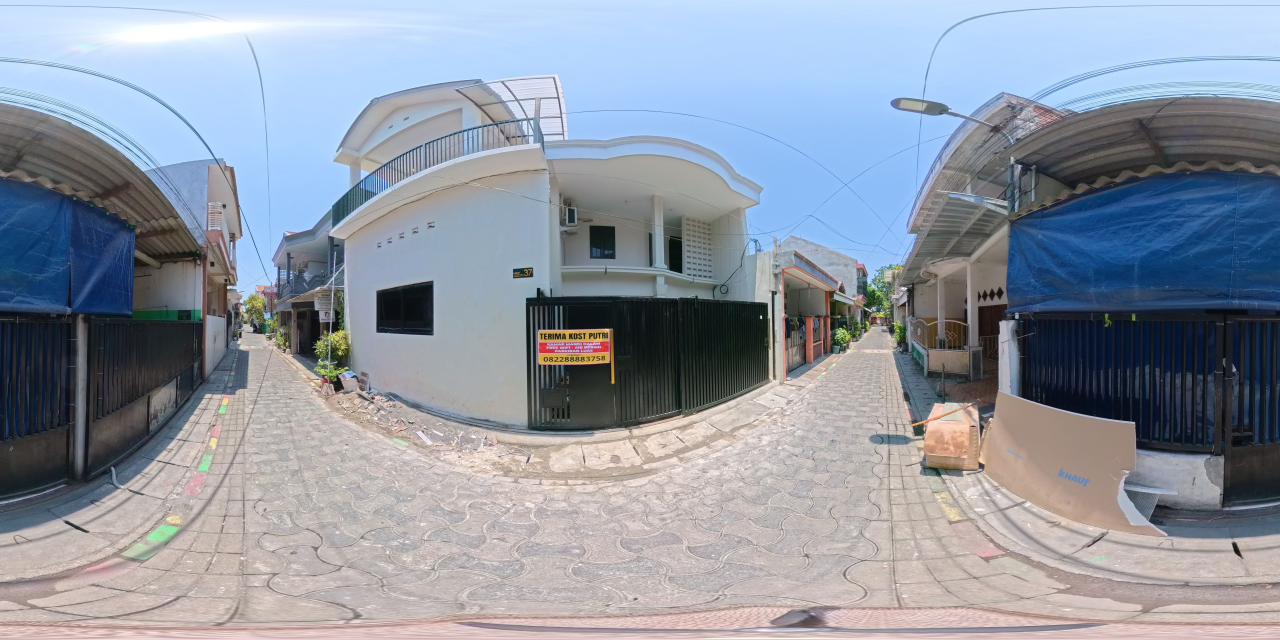
#> input picture images/360/depan-web.jpg, 5120 x 2560 px (shown at 1/4 size); its folder holds only this picture in this run
$ python optimize_images.py ../images/360/depan-web.jpg
#> lines starting #> are read from the running program, lines starting #| are printed output that depends on the picture
#!/usr/bin/env python3
"""
Siapkan foto untuk website Apel Kos.

Membuat 3 versi dari setiap foto:
  <nama>-web.jpg   dipakai viewer 360 / lightbox
  thumbs/<nama>.jpg dipakai kartu pilihan 360 & grid galeri
  (file master aslinya TIDAK diubah, jangan dihapus dari komputer)

Pakai:
  # semua foto
  python3 tools/optimize_images.py

  # hanya satu foto
  python3 tools/optimize_images.py images/360/kontrakankamar1.jpg --long 200 --lat -5

  # hanya galeri (foto biasa)
  python3 tools/optimize_images.py images/galeri/dapur.jpg

 Kenapa perlu diperkecil:
  Foto panorama 7680x3840 dari kamera Insta360 beratnya 9-12 MB satu file.
  Enam panorama sekaligus = 60 MB. Di HP itu halaman galeri bisa sangat
  berat dan banyak pengunjung menutup tab sebelum selesai memuat.

 Metadata panorama (XMP GPano) TIDAK dibuang supaya file tetap
 dikenali sebagai photo sphere.
"""
import os
import sys
from PIL import Image

ROOT = os.path.dirname(os.path.dirname(os.path.abspath(__file__)))

# --- panorama 360 (equirectangular) ---
PANO_WEB_WIDTH = 5120   # 7680 -> 5120, hampir tidak kelihatan bedanya
PANO_WEB_QUALITY = 78

# --- foto biasa ---
FLAT_WEB_WIDTH = 1600
FLAT_WEB_QUALITY = 80

# --- thumbnail kartu ---
THUMB_W = 480
THUMB_H = 270          # 16:9
THUMB_QUALITY = 74
THUMB_VIEW_DEG = 96    # lebar sudut pandang thumbnail (derajat)


def human(size):
    return "%.2f MB" % (size / 1048576)


def fit_width(im, width):
    if im.width <= width:
        return im
    return im.resize((width, max(1, round(width * im.height / im.width))),
                     Image.LANCZOS)


def save_jpg(im, path, quality, keep_meta=False):
    kw = dict(quality=quality, optimize=True, progressive=True)
    if keep_meta:
        if im.info.get("xmp"):
            kw["xmp"] = im.info["xmp"]
        if im.info.get("exif"):
            kw["exif"] = im.info["exif"]
    os.makedirs(os.path.dirname(path), exist_ok=True)
    im.convert("RGB").save(path, "JPEG", **kw)
    return path


def pano_thumb(im, long_deg, lat_deg):
    """
    Potret sebagian bola 360 mengikuti arah pandang (long/lat),
    sama dengan setting awal viewer, supaya kartu choisirnya
   商人 resemble foto yang muncul saat dibuka.

    long 0   = tengah foto, 90 = ke kanan, 180 = belakang, 270/-90 = ke kiri
    lat  0   = horizon, negatif = sedikit menunduk
    """
    w, h = im.size
    view_w = THUMB_VIEW_DEG / 360.0
    # foto equirectangular selalu 2:1, jadi tinggi sudut = lebar sudut / 2
    view_h = view_w * 0.5

    x = (0.5 + (long_deg % 360) / 360.0) * w - view_w * w / 2
    y = (0.5 - lat_deg / 180.0) * h - view_h * h / 2

    left = int(round(min(max(x, 0), w - view_w * w)))
    top = int(round(min(max(y, 0), h - view_h * h)))
    right = int(round(min(left + view_w * w, w)))
    bottom = int(round(min(top + view_h * h, h)))

    crop = im.crop((left, top, right, bottom))
    return crop.resize((THUMB_W, THUMB_H), Image.LANCZOS)


def flat_thumb(im):
    """Potong tengah rasio 16:9 lalu perkecil."""
    w, h = im.size
    target = THUMB_W / THUMB_H
    if w / h > target:
        nw = int(round(h * target))
        left = (w - nw) // 2
        crop = im.crop((left, 0, left + nw, h))
    else:
        nh = int(round(w / target))
        top = int((h - nh) * 0.35)          # ambil sedikit ke atas (subjek)
        crop = im.crop((0, top, w, min(h, top + nh)))
    return crop.resize((THUMB_W, THUMB_H), Image.LANCZOS)


def process(src, long_deg=0, lat_deg=0):
#> called with src = 'images/360/depan-web.jpg', long_deg = 0, lat_deg = 0
    name = os.path.splitext(os.path.basename(src))[0]
    is_pano = os.sep + "360" + os.sep in src + os.sep
    rel = os.path.relpath(src, ROOT)
    if not os.path.exists(src):
        print("  Lewati (tidak ada):", rel)
        return

    im = Image.open(src)
#> im is the input picture: PIL image 5120x2560 RGB; mean R, G, B 143, 150.5, 162.8
    w, h = im.size
#> w = 5120; h = 2560
    before = os.path.getsize(src)

    if is_pano:
        ratio = w / h
#> ratio = 2
        if abs(ratio - 2.0) > 0.03:
            print("  PERINGATAN %s rasio %dx%d = %.3f:1, bukan 2:1" % (name, w, h, ratio))
        web = save_jpg(fit_width(im, PANO_WEB_WIDTH),
                       os.path.join(ROOT, "images/360", name + "-web.jpg"),
                       PANO_WEB_QUALITY, keep_meta=True)
#> in save_jpg, `kw = dict(quality=quality, optimize=True, progressive=True)`: kw = {'quality': 78, 'optimize': True, 'progressive': True}
        save_jpg(pano_thumb(im, long_deg, lat_deg),
                 os.path.join(ROOT, "images/360/thumbs", name + ".jpg"),
                 THUMB_QUALITY)
#> in pano_thumb, `crop = im.crop((left, top, right, bottom))`:
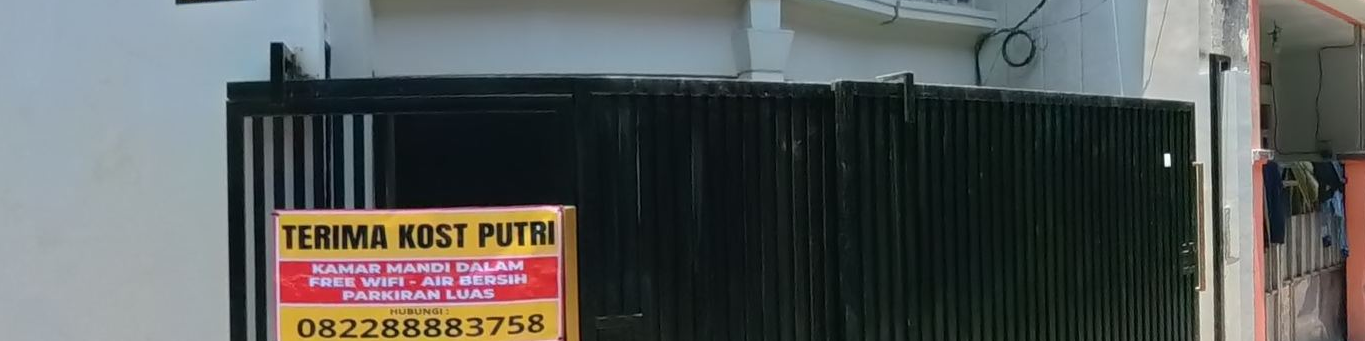
#> crop: PIL image 1365x341 RGB; mean R, G, B 87.1, 90, 88.6
#> in pano_thumb, `return crop.resize((THUMB_W, THUMB_H), Image.LANCZOS)`:
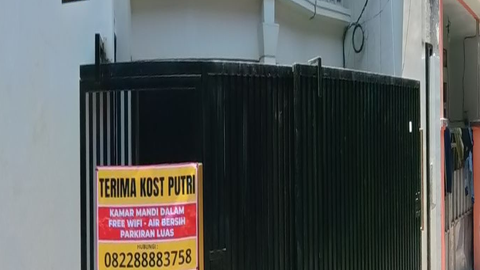
#> returned value: PIL image 480x270 RGB; mean R, G, B 87.1, 90, 88.6
    else:
        web = save_jpg(fit_width(im, FLAT_WEB_WIDTH),
                       os.path.join(ROOT, "images/galeri", name + "-web.jpg"),
                       FLAT_WEB_QUALITY)
        save_jpg(flat_thumb(im),
                 os.path.join(ROOT, "images/galeri/thumbs", name + ".jpg"),
                 THUMB_QUALITY)

    after = os.path.getsize(web)
#> after = 1404053
    print("  %-24s %dx%d %8s  ->  %-30s %8s  (hemat %d%%)"
          % (name, w, h, human(before),
             os.path.relpath(web, ROOT), human(after),
             round(100 * (1 - after / before)) if before else 0))
#|   depan-web                5120x2560  1.34 MB  ->  images/360/depan-web-web.jpg    1.34 MB  (hemat 0%)


def collect(args):
    if args:
        return [os.path.abspath(a) for a in args]
    found = []
    for folder in ("images/360", "images/galeri"):
        d = os.path.join(ROOT, folder)
        if not os.path.isdir(d):
            continue
        for f in sorted(os.listdir(d)):
            if f.lower().endswith((".jpg", ".jpeg", ".png")) and "-web" not in f:
                found.append(os.path.join(d, f))
    return found


if __name__ == "__main__":
    argv = sys.argv[1:]
    long_deg, lat_deg = 0, 0
    if "--long" in argv:
        long_deg = float(argv[argv.index("--long") + 1])
    if "--lat" in argv:
        lat_deg = float(argv[argv.index("--lat") + 1])
    files = [a for a in argv if not a.startswith("-")]
    if "--long" in argv:
        files = [a for a in files if a not in (str(long_deg),)]
    if "--lat" in argv:
        files = [a for a in files if a not in (str(lat_deg),)]

    files = collect(files)
    if not files:
        raise SystemExit(__doc__)

    print("Memproses %d foto...\n" % len(files))
    for f in files:
        process(f, long_deg, lat_deg)
    print("\nSelesai. File master tidak diubah.")

$ run again, on images/360/kontrakanteras-web.jpg
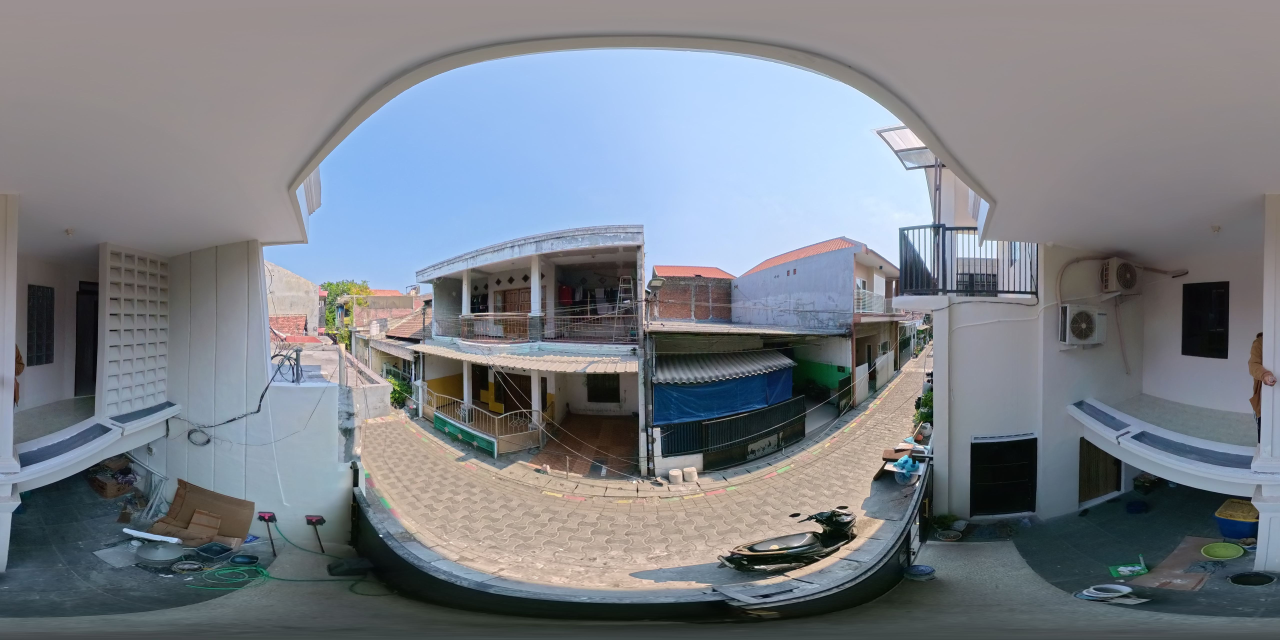
#> input picture images/360/kontrakanteras-web.jpg, 5120 x 2560 px (shown at 1/4 size)
#> in process, im is the input picture: PIL image 5120x2560 RGB; mean R, G, B 122, 127, 134.6
#> kw = {'quality': 78, 'optimize': True, 'progressive': True}
#> in pano_thumb, `crop = im.crop((left, top, right, bottom))`:
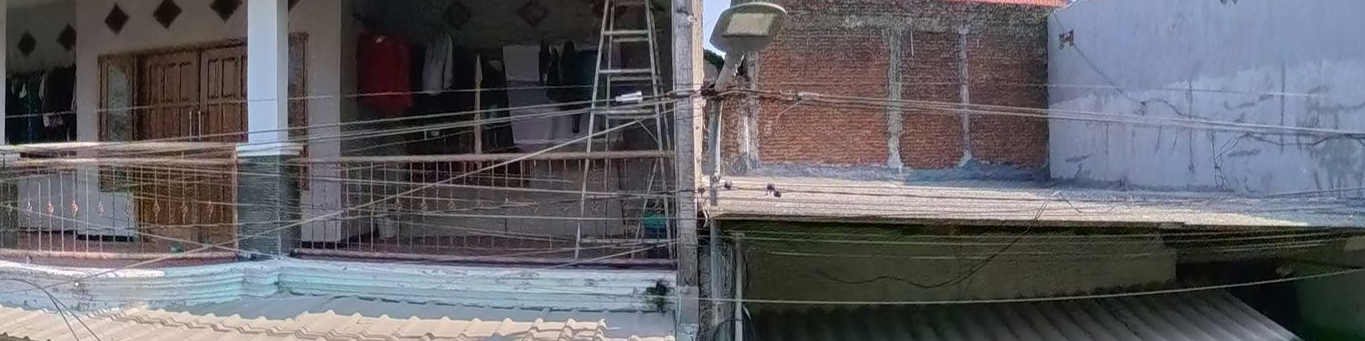
#> crop: PIL image 1365x341 RGB; mean R, G, B 97.7, 96.4, 101.4
#> in pano_thumb, `return crop.resize((THUMB_W, THUMB_H), Image.LANCZOS)`:
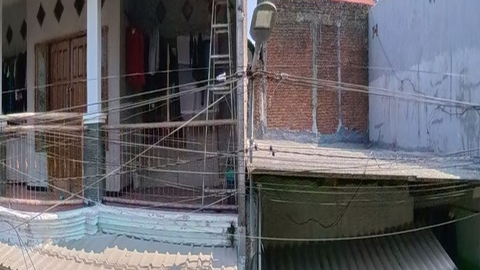
#> returned value: PIL image 480x270 RGB; mean R, G, B 97.7, 96.4, 101.4
#> after = 954636
#|   kontrakanteras-web       5120x2560  0.91 MB  ->  images/360/kontrakanteras-web-web.jpg  0.91 MB  (hemat 0%)

$ run again, on images/360/tandonjemuranjpg-web.jpg
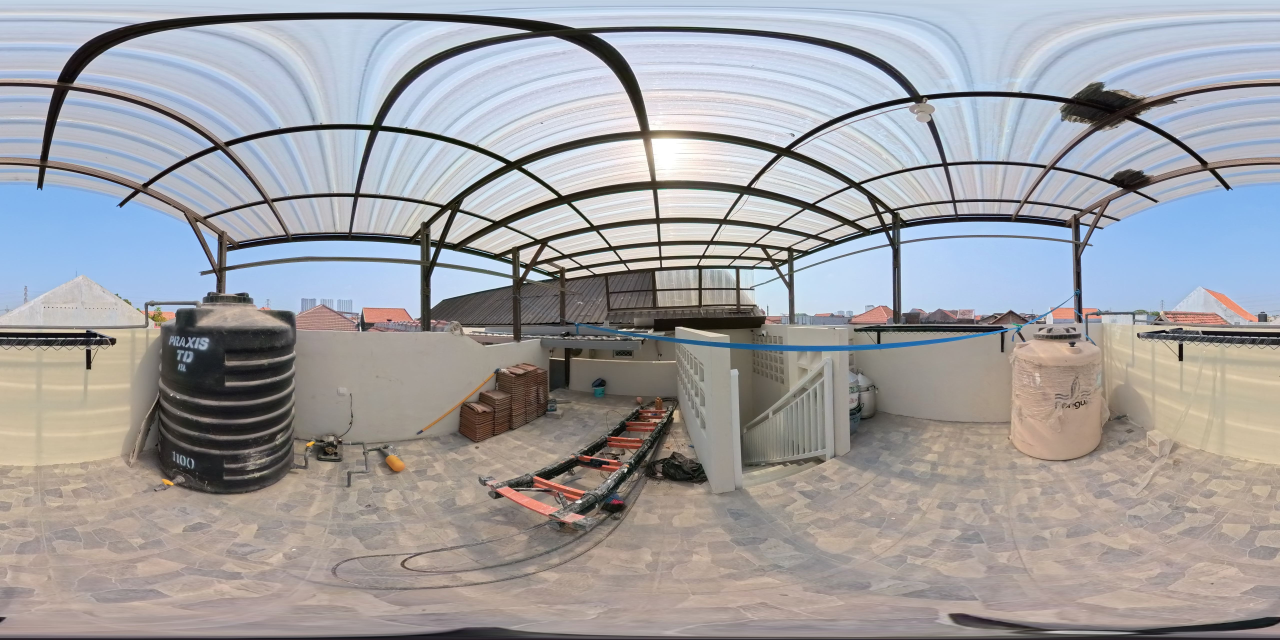
#> input picture images/360/tandonjemuranjpg-web.jpg, 5120 x 2560 px (shown at 1/4 size)
#> in process, im is the input picture: PIL image 5120x2560 RGB; mean R, G, B 159.7, 159, 161.9
#> kw = {'quality': 78, 'optimize': True, 'progressive': True}
#> in pano_thumb, `crop = im.crop((left, top, right, bottom))`:
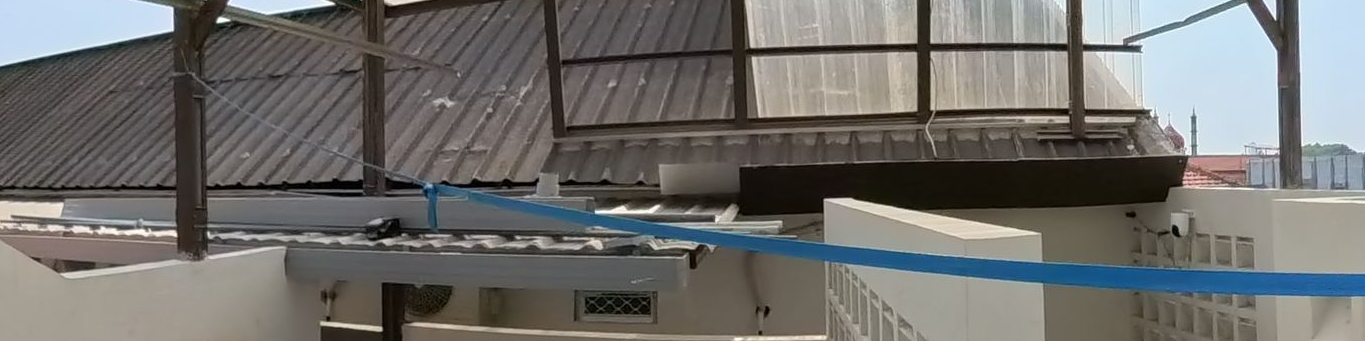
#> crop: PIL image 1365x341 RGB; mean R, G, B 112.7, 112.1, 109.5
#> in pano_thumb, `return crop.resize((THUMB_W, THUMB_H), Image.LANCZOS)`:
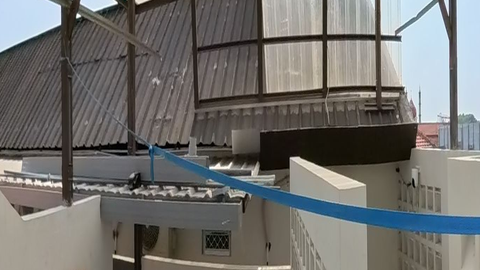
#> returned value: PIL image 480x270 RGB; mean R, G, B 112.7, 112.1, 109.5
#> after = 1281468
#|   tandonjemuranjpg-web     5120x2560  1.22 MB  ->  images/360/tandonjemuranjpg-web-web.jpg  1.22 MB  (hemat 0%)

$ run again, on images/360/teraskosjpg-web.jpg
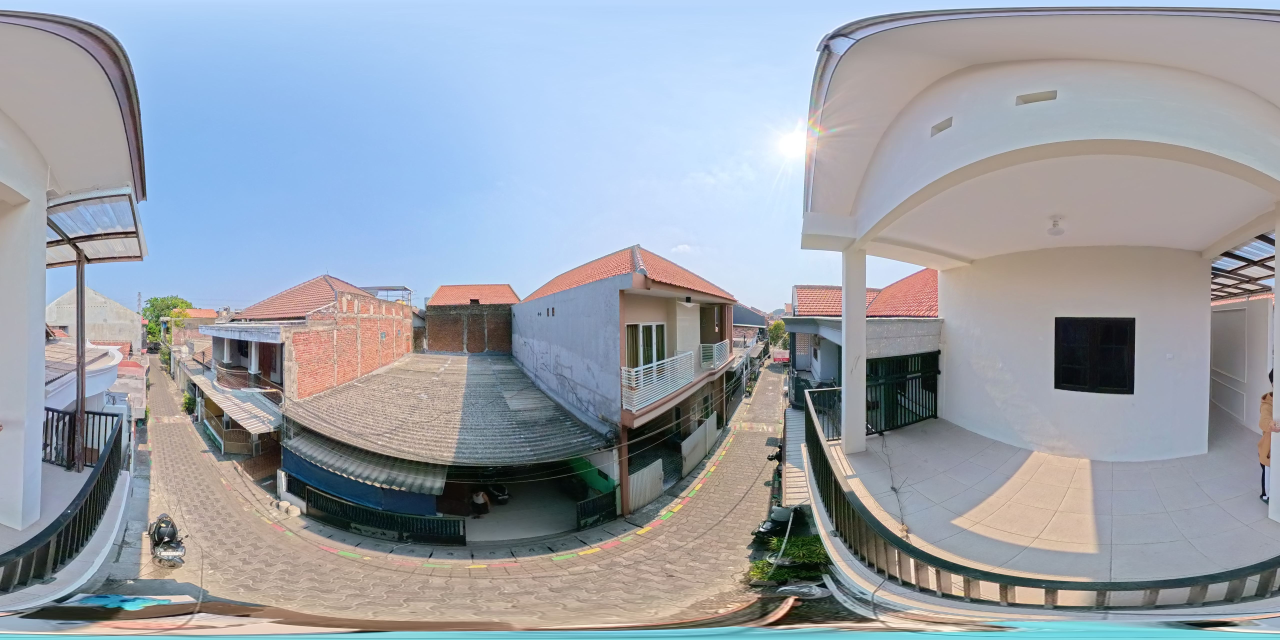
#> input picture images/360/teraskosjpg-web.jpg, 5120 x 2560 px (shown at 1/4 size)
#> in process, im is the input picture: PIL image 5120x2560 RGB; mean R, G, B 152.9, 158.9, 167.9
#> kw = {'quality': 78, 'optimize': True, 'progressive': True}
#> in pano_thumb, `crop = im.crop((left, top, right, bottom))`:
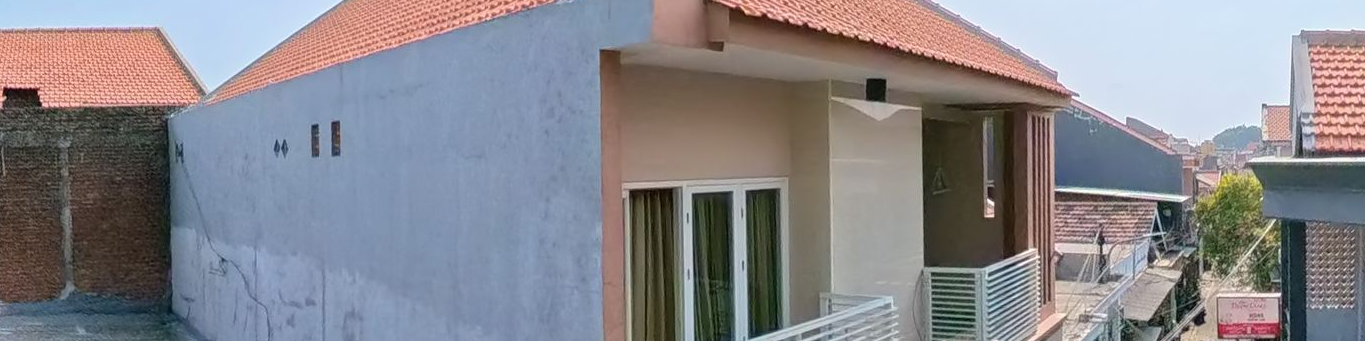
#> crop: PIL image 1365x341 RGB; mean R, G, B 135.4, 133.6, 139.2
#> in pano_thumb, `return crop.resize((THUMB_W, THUMB_H), Image.LANCZOS)`:
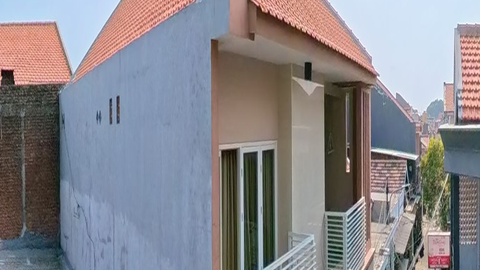
#> returned value: PIL image 480x270 RGB; mean R, G, B 135.4, 133.6, 139.2
#> after = 1164365
#|   teraskosjpg-web          5120x2560  1.11 MB  ->  images/360/teraskosjpg-web-web.jpg  1.11 MB  (hemat 0%)
